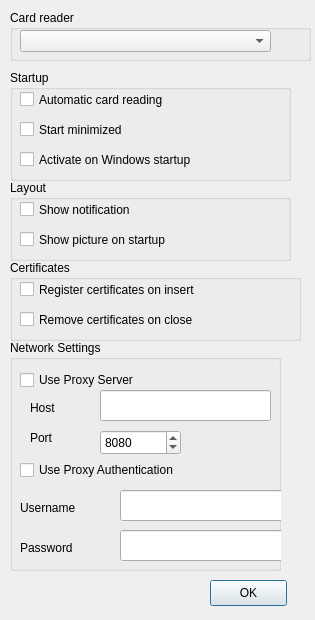
<?xml version="1.0" encoding="UTF-8"?>
<ui version="4.0">
 <class>dlgOptions</class>
 <widget class="QDialog" name="dlgOptions">
  <property name="geometry">
   <rect>
    <x>0</x>
    <y>0</y>
    <width>315</width>
    <height>620</height>
   </rect>
  </property>
  <property name="sizePolicy">
   <sizepolicy hsizetype="Expanding" vsizetype="Expanding">
    <horstretch>0</horstretch>
    <verstretch>0</verstretch>
   </sizepolicy>
  </property>
  <property name="maximumSize">
   <size>
    <width>600</width>
    <height>620</height>
   </size>
  </property>
  <property name="windowTitle">
   <string>Options</string>
  </property>
  <property name="modal">
   <bool>true</bool>
  </property>
  <widget class="QGroupBox" name="groupBox_2">
   <property name="geometry">
    <rect>
     <x>10</x>
     <y>70</y>
     <width>281</width>
     <height>111</height>
    </rect>
   </property>
   <property name="title">
    <string>Startup</string>
   </property>
   <widget class="QCheckBox" name="chbAutoCardReading">
    <property name="geometry">
     <rect>
      <x>10</x>
      <y>20</y>
      <width>261</width>
      <height>19</height>
     </rect>
    </property>
    <property name="toolTip">
     <string>determins whether the application should start reading the card from the moment it's detected in the cardreader or not</string>
    </property>
    <property name="text">
     <string>Automatic card reading</string>
    </property>
   </widget>
   <widget class="QCheckBox" name="chbWinAutoStart">
    <property name="geometry">
     <rect>
      <x>10</x>
      <y>80</y>
      <width>261</width>
      <height>19</height>
     </rect>
    </property>
    <property name="statusTip">
     <string>Determins whether this application should start when Windows starts or not</string>
    </property>
    <property name="text">
     <string>Activate on Windows startup</string>
    </property>
   </widget>
   <widget class="QCheckBox" name="chbStartMinimized">
    <property name="geometry">
     <rect>
      <x>10</x>
      <y>50</y>
      <width>261</width>
      <height>19</height>
     </rect>
    </property>
    <property name="toolTip">
     <string>Determins whether the main window should stay hidden on startup or not (Tray Icon will stay available)</string>
    </property>
    <property name="text">
     <string>Start minimized</string>
    </property>
   </widget>
  </widget>
  <widget class="QGroupBox" name="groupBox">
   <property name="geometry">
    <rect>
     <x>10</x>
     <y>260</y>
     <width>291</width>
     <height>81</height>
    </rect>
   </property>
   <property name="title">
    <string>Certificates</string>
   </property>
   <widget class="QCheckBox" name="chbRegCert">
    <property name="geometry">
     <rect>
      <x>10</x>
      <y>20</y>
      <width>271</width>
      <height>19</height>
     </rect>
    </property>
    <property name="text">
     <string>Register certificates on insert</string>
    </property>
   </widget>
   <widget class="QCheckBox" name="chbRemoveCert">
    <property name="geometry">
     <rect>
      <x>10</x>
      <y>50</y>
      <width>271</width>
      <height>19</height>
     </rect>
    </property>
    <property name="text">
     <string>Remove certificates on close</string>
    </property>
   </widget>
  </widget>
  <widget class="QGroupBox" name="groupBox_notifications">
   <property name="geometry">
    <rect>
     <x>10</x>
     <y>180</y>
     <width>281</width>
     <height>81</height>
    </rect>
   </property>
   <property name="title">
    <string>Layout</string>
   </property>
   <widget class="QCheckBox" name="chbShowNotification">
    <property name="geometry">
     <rect>
      <x>10</x>
      <y>20</y>
      <width>261</width>
      <height>19</height>
     </rect>
    </property>
    <property name="text">
     <string>Show notification</string>
    </property>
   </widget>
   <widget class="QCheckBox" name="chbShowPicture">
    <property name="enabled">
     <bool>true</bool>
    </property>
    <property name="geometry">
     <rect>
      <x>10</x>
      <y>50</y>
      <width>261</width>
      <height>19</height>
     </rect>
    </property>
    <property name="text">
     <string>Show picture on startup</string>
    </property>
   </widget>
  </widget>
  <widget class="QGroupBox" name="groupBox_4">
   <property name="geometry">
    <rect>
     <x>10</x>
     <y>10</y>
     <width>301</width>
     <height>51</height>
    </rect>
   </property>
   <property name="title">
    <string>Card reader</string>
   </property>
   <widget class="QComboBox" name="cmbCardReader">
    <property name="geometry">
     <rect>
      <x>10</x>
      <y>20</y>
      <width>251</width>
      <height>22</height>
     </rect>
    </property>
   </widget>
  </widget>
  <widget class="QPushButton" name="okButton">
   <property name="geometry">
    <rect>
     <x>210</x>
     <y>580</y>
     <width>77</width>
     <height>26</height>
    </rect>
   </property>
   <property name="text">
    <string>OK</string>
   </property>
  </widget>
  <widget class="QGroupBox" name="groupBox_proxy">
   <property name="geometry">
    <rect>
     <x>10</x>
     <y>340</y>
     <width>271</width>
     <height>231</height>
    </rect>
   </property>
   <property name="title">
    <string>Network Settings</string>
   </property>
   <widget class="QCheckBox" name="checkBox_proxy">
    <property name="geometry">
     <rect>
      <x>10</x>
      <y>30</y>
      <width>191</width>
      <height>20</height>
     </rect>
    </property>
    <property name="text">
     <string>Use Proxy Server</string>
    </property>
   </widget>
   <widget class="QLineEdit" name="lineEdit_proxyHost">
    <property name="geometry">
     <rect>
      <x>90</x>
      <y>50</y>
      <width>171</width>
      <height>31</height>
     </rect>
    </property>
   </widget>
   <widget class="QLabel" name="label_proxyhost">
    <property name="geometry">
     <rect>
      <x>20</x>
      <y>60</y>
      <width>62</width>
      <height>15</height>
     </rect>
    </property>
    <property name="text">
     <string>Host</string>
    </property>
   </widget>
   <widget class="QLabel" name="label_2">
    <property name="geometry">
     <rect>
      <x>20</x>
      <y>90</y>
      <width>62</width>
      <height>15</height>
     </rect>
    </property>
    <property name="text">
     <string>Port</string>
    </property>
   </widget>
   <widget class="QSpinBox" name="spinBox">
    <property name="geometry">
     <rect>
      <x>90</x>
      <y>90</y>
      <width>81</width>
      <height>25</height>
     </rect>
    </property>
    <property name="minimum">
     <number>1</number>
    </property>
    <property name="maximum">
     <number>65535</number>
    </property>
    <property name="value">
     <number>8080</number>
    </property>
   </widget>
   <widget class="QCheckBox" name="checkBox_proxyAuth">
    <property name="geometry">
     <rect>
      <x>10</x>
      <y>120</y>
      <width>230</width>
      <height>20</height>
     </rect>
    </property>
    <property name="text">
     <string>Use Proxy Authentication</string>
    </property>
   </widget>
   <widget class="QLabel" name="label_proxyhost_2">
    <property name="geometry">
     <rect>
      <x>10</x>
      <y>160</y>
      <width>90</width>
      <height>16</height>
     </rect>
    </property>
    <property name="text">
     <string>Username</string>
    </property>
   </widget>
   <widget class="QLineEdit" name="lineEdit_proxyUser">
    <property name="geometry">
     <rect>
      <x>110</x>
      <y>150</y>
      <width>171</width>
      <height>31</height>
     </rect>
    </property>
   </widget>
   <widget class="QLabel" name="label_proxyhost_3">
    <property name="geometry">
     <rect>
      <x>10</x>
      <y>200</y>
      <width>91</width>
      <height>16</height>
     </rect>
    </property>
    <property name="text">
     <string>Password</string>
    </property>
   </widget>
   <widget class="QLineEdit" name="lineEdit_proxyPwd">
    <property name="geometry">
     <rect>
      <x>110</x>
      <y>190</y>
      <width>171</width>
      <height>31</height>
     </rect>
    </property>
    <property name="echoMode">
     <enum>QLineEdit::Password</enum>
    </property>
   </widget>
  </widget>
 </widget>
 <resources/>
 <connections/>
</ui>
